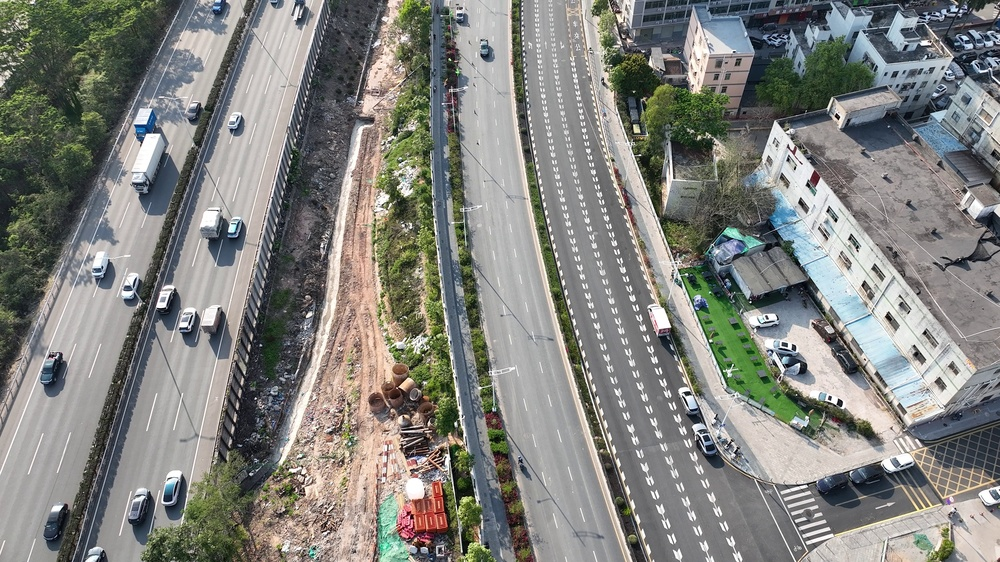
#> input picture experiments/road_data/images/348.jpg, 1000 x 562 px, shrunk from 3840 x 2160 before the run
$ python -i adaptive_hsv.py   (imports and definitions only)
#> lines starting #> are read from the running program, lines starting #| are printed output that depends on the picture; after the words box and inside, x2 and y2 are one past the last pixel; in counts of white or black regions, pixels touching at a corner belong together
#> further down, picture is the input picture: shape (562, 1000, 3); mean B, G, R 126.1, 130.8, 129.9
import os
import numpy as np
import cv2
from typing import Dict, Tuple, Optional

class AdaptiveHSVExtractor:
    """Use dataset-level HSV stats (from scripts/compute_hsv_stats.py) to build adaptive HSV masks.

    Fallback gracefully to fixed heuristics if stats not found or invalid.

    Optional overrides allow grid-search tuning without regenerating stats:
      - override_s_low_thr: float, saturation low threshold
      - override_h_low: float, hue lower bound (0-179 OpenCV scale)
      - override_h_high: float, hue upper bound (0-179 OpenCV scale)
      - override_v_half_width: int, half-width around V-peak for the window
    """
    def __init__(self, stats_path: Optional[str] = None,
                 override_s_low_thr: Optional[float] = None,
                 override_h_low: Optional[float] = None,
                 override_h_high: Optional[float] = None,
                 override_v_half_width: Optional[int] = None):
        # default search path: env ALT_HSV_STATS or data/RoadOnly/hsv_stats.npz
        self.stats_path = stats_path or os.environ.get('ALT_HSV_STATS') or os.path.join('data', 'RoadOnly', 'hsv_stats.npz')
        self.stats: Dict[str, np.ndarray] = {}
        self.ok = False
        # overrides
        self.ovr_s = override_s_low_thr
        self.ovr_hl = override_h_low
        self.ovr_hh = override_h_high
        self.ovr_vhw = override_v_half_width
        try:
            if os.path.isfile(self.stats_path):
                self.stats = dict(np.load(self.stats_path))
                self.ok = True
        except Exception:
            self.ok = False

    def _fixed_params(self) -> Tuple[float, float, float, int, int, int]:
        # same defaults as current code: S<50, H in [65,133], V around peak +-15
        return 50.0, 65.0, 133.0, 128, 113, 143

    def _get_params(self, v_channel: np.ndarray) -> Tuple[float, float, float, int, int, int]:
        if not self.ok:
            return self._fixed_params()
        s_low_thr = float(self.stats.get('s_low_thr', 50.0))
        h_low = float(self.stats.get('h_low', 65.0))
        h_high = float(self.stats.get('h_high', 133.0))
        # Prefer refined peak if available
        v_peak_ds = int(self.stats.get('v_peak_refined', self.stats.get('v_peak', 128)))
        # if override half-width provided, recompute dataset window around v_peak
        if self.ovr_vhw is not None:
            hw = int(max(0, self.ovr_vhw))
            v_low_ds = int(max(0, v_peak_ds - hw))
            v_high_ds = int(min(255, v_peak_ds + hw))
        else:
            # Window mode from env: legacy (std-clamped) vs mad
            v_win_mode = (os.environ.get('ALT_V_WINDOW_MODE', 'legacy') or 'legacy').lower()
            if v_win_mode == 'mad' and ('v_low_mad' in self.stats and 'v_high_mad' in self.stats):
                v_low_ds = int(self.stats.get('v_low_mad'))
                v_high_ds = int(self.stats.get('v_high_mad'))
            else:
                v_low_ds = int(self.stats.get('v_low', max(0, v_peak_ds - 15)))
                v_high_ds = int(self.stats.get('v_high', min(255, v_peak_ds + 15)))
        # apply scalar overrides for S/H if provided
        if self.ovr_s is not None:
            s_low_thr = float(self.ovr_s)
        if self.ovr_hl is not None:
            h_low = float(self.ovr_hl)
        if self.ovr_hh is not None:
            h_high = float(self.ovr_hh)
        # clamp H bounds
        h_low = float(np.clip(h_low, 0.0, 179.0))
        h_high = float(np.clip(h_high, 0.0, 179.0))
        if h_high < h_low:
            # swap to ensure valid interval
            h_low, h_high = h_high, h_low
        # align image peak to dataset peak shift (robust to bright tails)
        hist, _ = np.histogram(v_channel, bins=256, range=(0,256))
        peak_img = int(np.argmax(hist))
        shift = peak_img - v_peak_ds
        v_low = int(np.clip(v_low_ds + shift, 0, 255))
        v_high = int(np.clip(v_high_ds + shift, 0, 255))
        v_peak = int(np.clip(v_peak_ds + shift, 0, 255))
        return s_low_thr, h_low, h_high, v_peak, v_low, v_high

    def build_masks(self, img_bgr: np.ndarray) -> Tuple[np.ndarray, np.ndarray, np.ndarray]:
        hsv = cv2.cvtColor(img_bgr, cv2.COLOR_BGR2HSV)
#> hsv: shape (562, 1000, 3); mean H, S, V 57.8, 38.2, 137.2
        h, s, v = cv2.split(hsv)
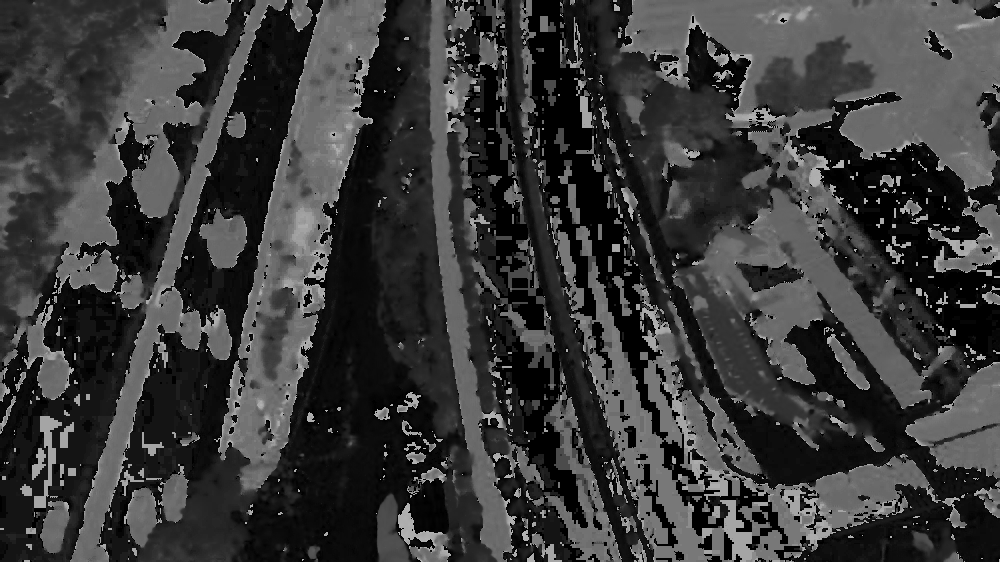
#> h: shape (562, 1000); min 0, max 179, mean 57.8
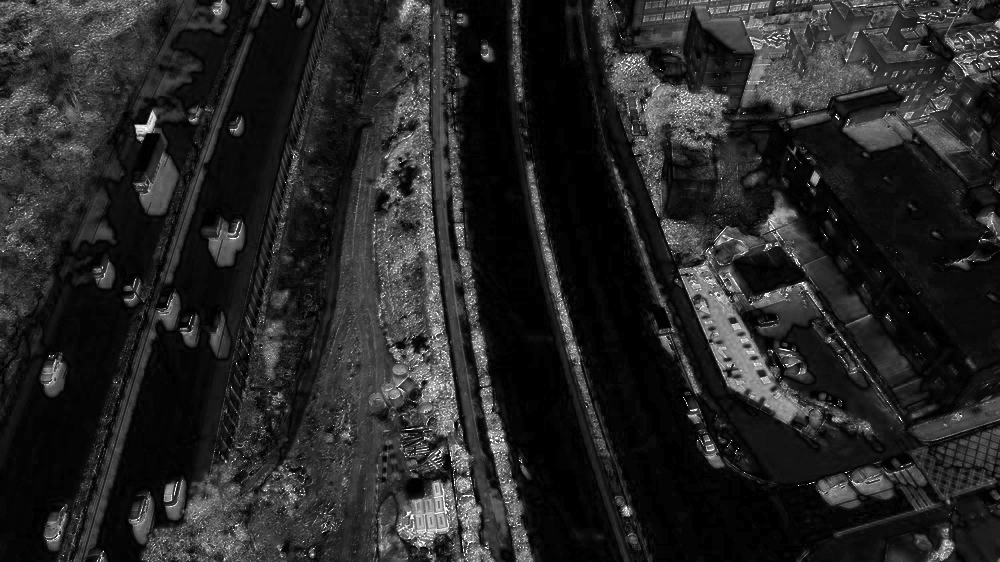
#> s: shape (562, 1000); min 0, max 255, mean 38.2
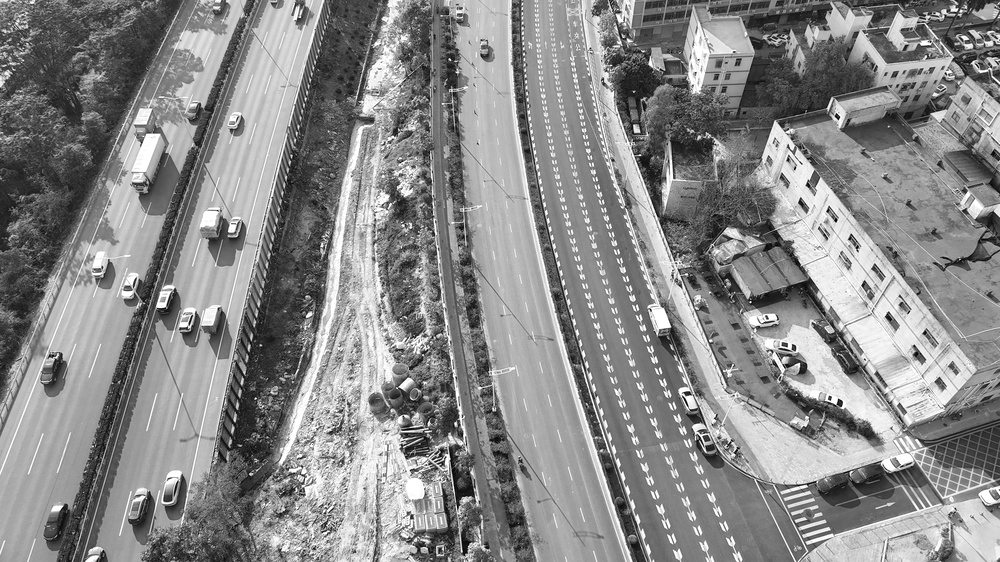
#> v: shape (562, 1000); min 0, max 255, mean 137.2
        s_low_thr, h_low, h_high, v_peak, v_low, v_high = self._get_params(v)
#> s_low_thr = 50; h_low = 65; h_high = 133; v_peak = 128; v_low = 113; v_high = 143
        # masks with smoothing to create soft indicators
        s_mask = cv2.GaussianBlur((s.astype(np.float32) < s_low_thr).astype(np.float32), (5,5), 0)
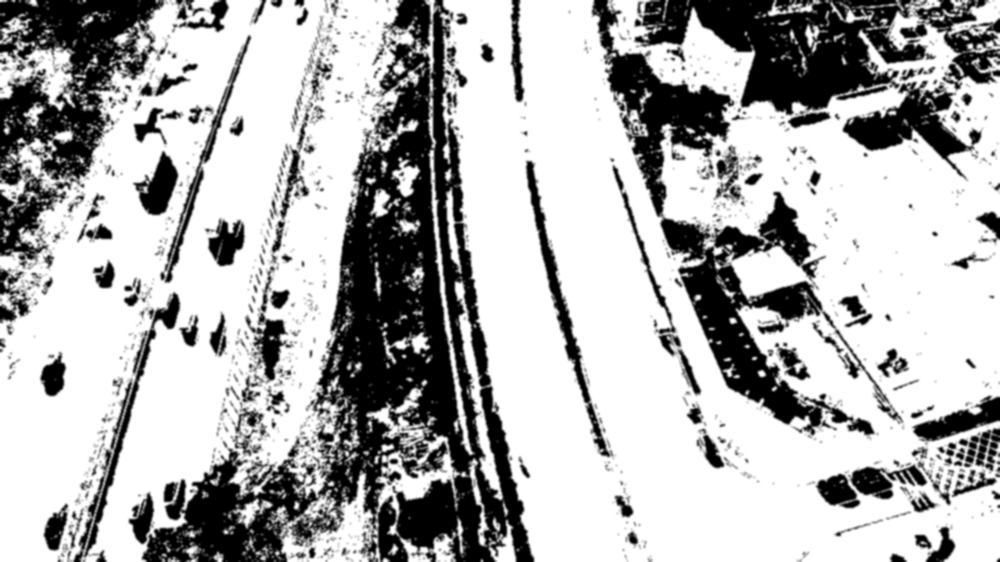
#> s_mask: shape (562, 1000) float32; min 0, max 1, mean 0.694
        h_mask = ((h.astype(np.float32) >= h_low) & (h.astype(np.float32) <= h_high)).astype(np.float32)
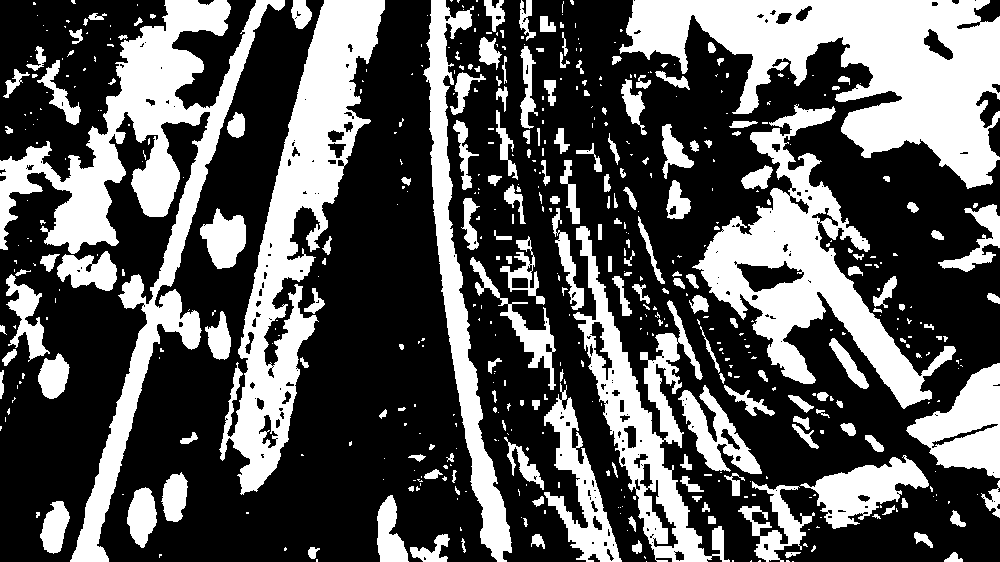
#> h_mask: shape (562, 1000) float32; values 0 (black) and 1 (white), 34.8% white; 534 white regions (338 under 20 px), largest, box (x1, y1, x2, y2) and area: (619, 0, 1000, 189) 33788, (0, 0, 285, 562) 31241, (219, 0, 385, 495) 25074
        h_mask = cv2.GaussianBlur(h_mask, (5,5), 0)
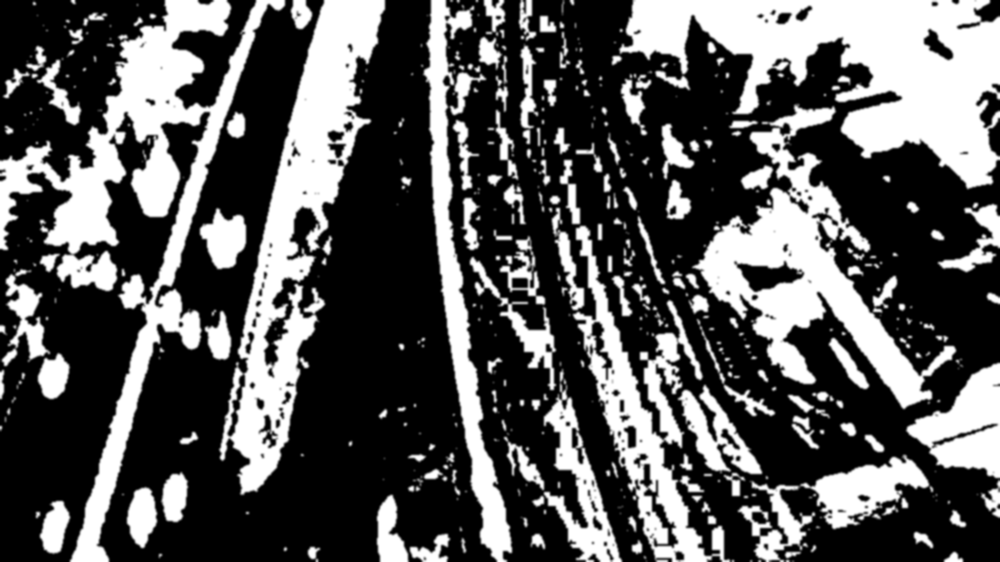
#> h_mask: shape (562, 1000) float32; min 0, max 1, mean 0.348
        v_mask = ((v.astype(np.float32) >= v_low) & (v.astype(np.float32) <= v_high)).astype(np.float32)
#> v_mask: shape (562, 1000) float32; values 0 (black) and 1 (white), 16.5% white; 10829 white regions (10373 under 20 px), largest, box (x1, y1, x2, y2) and area: (528, 38, 783, 562) 26895, (696, 275, 807, 424) 2546, (913, 177, 981, 258) 1363
        v_mask = cv2.GaussianBlur(v_mask, (5,5), 0)
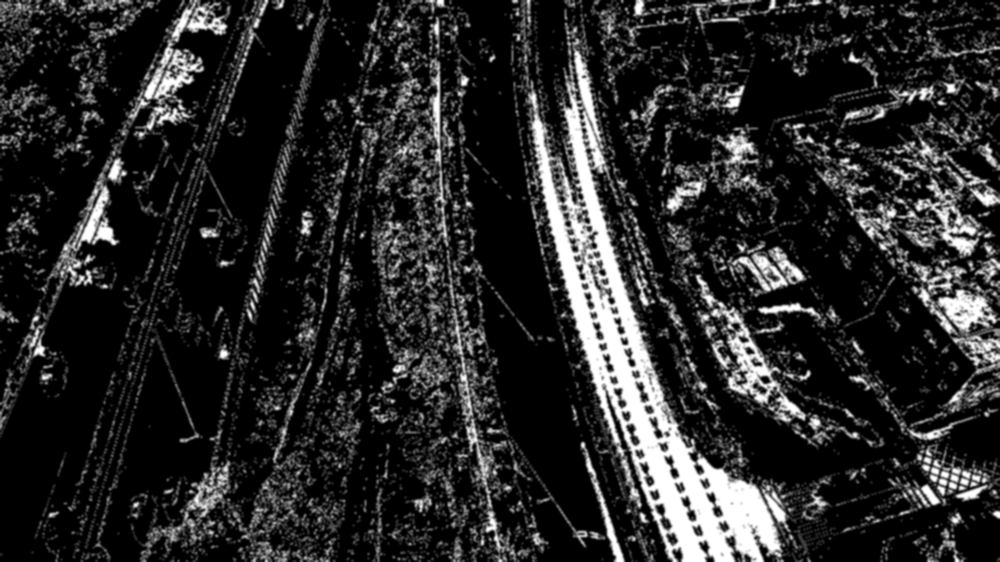
#> v_mask: shape (562, 1000) float32; min 0, max 1, mean 0.165
        return s_mask, h_mask, v_mask

__all__ = ['AdaptiveHSVExtractor']

>>> import cv2
>>> picture = cv2.imread('../experiments/road_data/images/348.jpg')
>>> result = AdaptiveHSVExtractor().build_masks(picture)

$ run again, on experiments/road_data/images/385.jpg
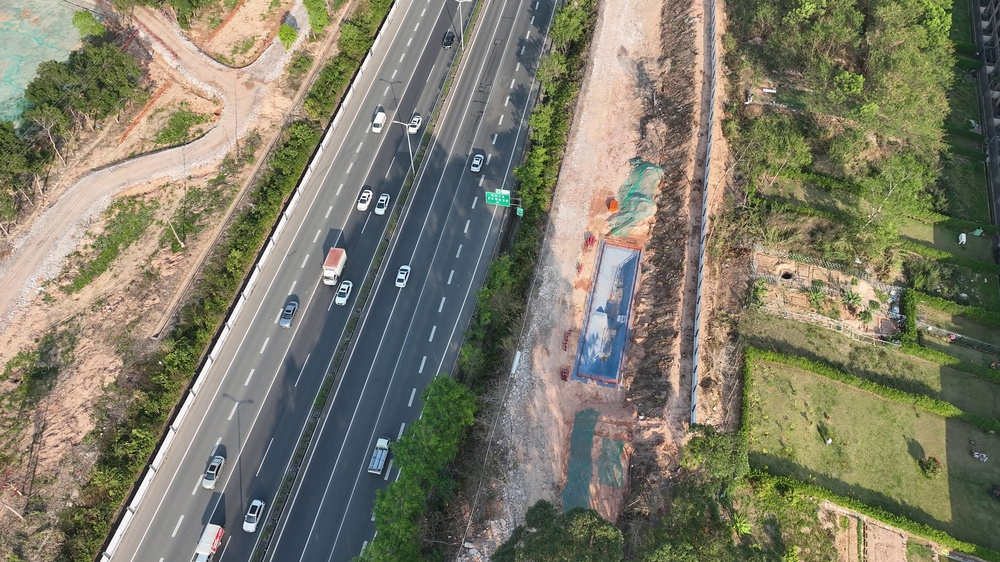
#> input picture experiments/road_data/images/385.jpg, 1000 x 562 px, shrunk from 3840 x 2160 before the run
#> picture is the input picture: shape (562, 1000, 3); mean B, G, R 105.2, 123.8, 126.2
#> hsv: shape (562, 1000, 3); mean H, S, V 45.8, 68.1, 134.2
#> s_low_thr = 50; h_low = 65; h_high = 133; v_peak = 128; v_low = 113; v_high = 143
#> in build_masks, `h_mask = ((h.astype(np.float32) >= h_low) & (h.astype(np.float32) <= h..`:
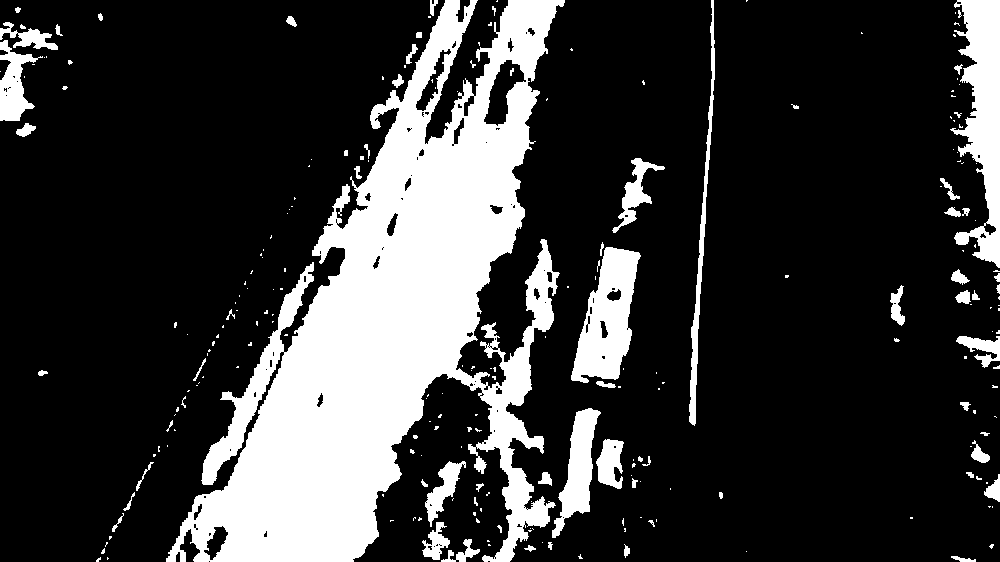
#> h_mask: shape (562, 1000) float32; values 0 (black) and 1 (white), 22% white; 238 white regions (169 under 20 px), largest, box (x1, y1, x2, y2) and area: (166, 0, 565, 562) 94878, (950, 0, 1000, 268) 7303, (571, 247, 641, 383) 5346
#> in build_masks, `v_mask = cv2.GaussianBlur(v_mask, (5,5), 0)`:
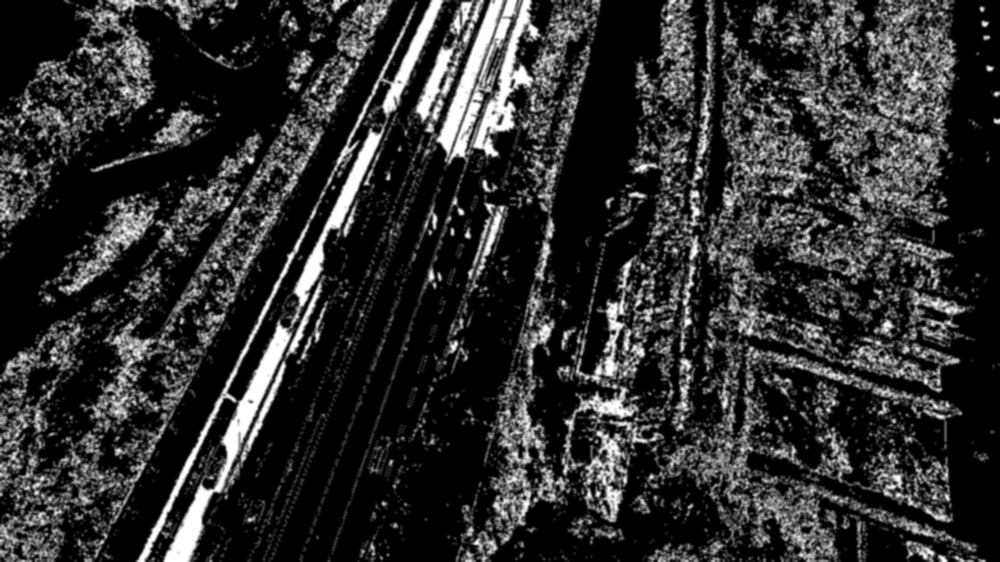
#> v_mask: shape (562, 1000) float32; min 0, max 1, mean 0.186
